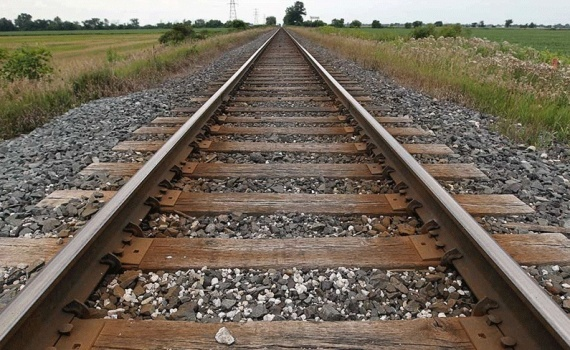
//> input picture Aula4/img/railway.jpg, 570 x 350 px
$ ./HoughLine ../img/railway.jpg   (built with g++ and OpenCV 4)
//> lines starting //> are read from the running program, lines starting //| are printed output that depends on the picture
#include "opencv2/highgui/highgui.hpp"
#include "opencv2/imgproc/imgproc.hpp"

#include <iostream>

using namespace cv;
using namespace std;

void help()
{
 cout << "\nThis program demonstrates line finding with the Hough transform.\n"
         "Usage:\n"
         "./houghlines <image_name>, Default is pic1.jpg\n" << endl;
}

int main(int argc, char** argv)
{
 const char* filename = argc >= 2 ? argv[1] : "pic1.jpg";

 Mat src = imread(filename, 0);
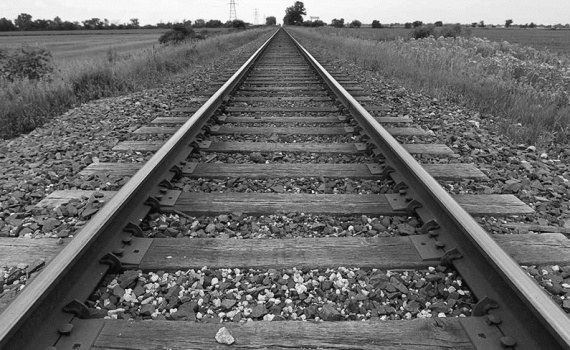
//> src: 350 rows x 570 cols, CV_8UC1; min 4, max 255, mean 105.8
 if(src.empty())
 {
     help();
     cout << "can not open " << filename << endl;
     return -1;
 }

 Mat dst, cdst;
 Canny(src, dst, 100, 500, 3);
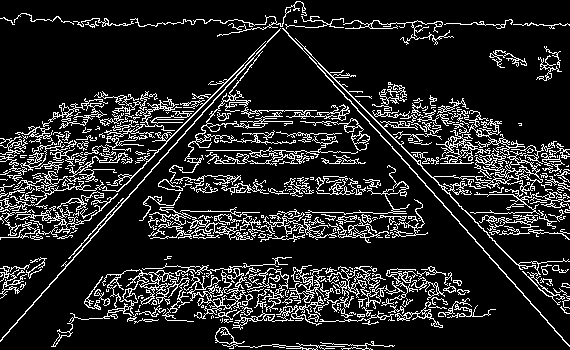
//> dst: 350 rows x 570 cols, CV_8UC1; 14.2% white in thin lines or dots
 cvtColor(dst, cdst, CV_GRAY2BGR);
//> cdst: 350 rows x 570 cols, CV_8UC3; 14.2% white in thin lines or dots

  vector<Vec2f> lines;
  HoughLines(dst, lines, 1, CV_PI/180, 180, 500, 500 );
//> lines = 21 lines (rho, theta), first 12: [-192, 2.41], [-180, 2.36], [226, 0.73], [218, 0.79], [163, 1.57], [212, 1.57], [146, 1.59], [-188, 2.37], [230, 1.54], [177, 1.61], [145, 1.61], [190, 1.57]

  for( size_t i = 0; i < lines.size(); i++ )
  {
    float rho = lines[i][0], theta = lines[i][1];
    Point pt1, pt2;
    double a = cos(theta), b = sin(theta);
    double x0 = a*rho, y0 = b*rho;
    pt1.x = cvRound(x0 + 1000*(-b));
    pt1.y = cvRound(y0 + 1000*(a));
    pt2.x = cvRound(x0 - 1000*(-b));
    pt2.y = cvRound(y0 - 1000*(a));
    line( cdst, pt1, pt2, Scalar(0,0,255), 3, CV_AA);
  }
//> this loop made 21 passes
//> (rho, theta, a, b, x0, y0) on passes 1 to 12: (-192, 2.41, -0.743, 0.669, 142.7, -128.5), (-180, 2.36, -0.707, 0.707, 127.3, -127.3), (226, 0.733, 0.743, 0.669, 168, 151.2), (218, 0.785, 0.707, 0.707, 154.1, 154.1), (163, 1.57, -4.37e-08, 1, -7.12e-06, 163), (212, 1.57, -4.37e-08, 1, -9.27e-06, 212), (146, 1.59, -0.0175, 1, -2.55, 146), (-188, 2.37, -0.719, 0.695, 135.2, -130.6), (230, 1.54, 0.0349, 0.999, 8.03, 229.9), (177, 1.61, -0.0349, 0.999, -6.18, 176.9), (145, 1.61, -0.0349, 0.999, -5.06, 144.9), (190, 1.57, -4.37e-08, 1, -8.31e-06, 190)
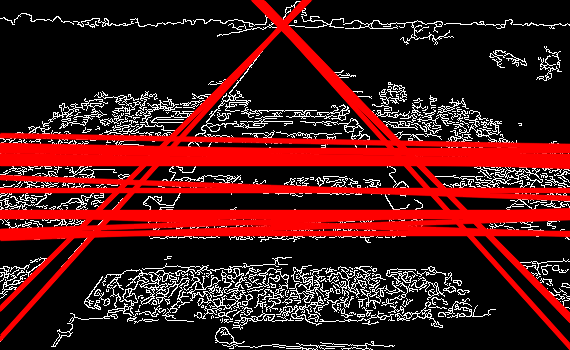
//> cdst: 350 rows x 570 cols, CV_8UC3; mean B, G, R 22.7, 22.7, 74.3

 imshow("source", src);
 imshow("detected lines", cdst);

 waitKey();

 return 0;
}
